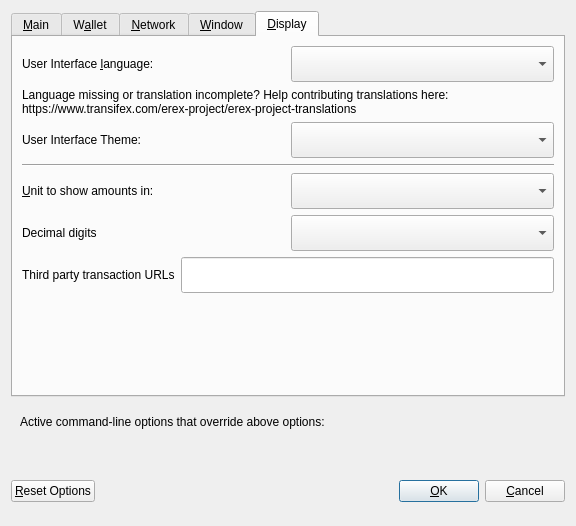
<?xml version="1.0" encoding="UTF-8"?>
<ui version="4.0">
 <class>OptionsDialog</class>
 <widget class="QDialog" name="OptionsDialog">
  <property name="geometry">
   <rect>
    <x>0</x>
    <y>0</y>
    <width>576</width>
    <height>526</height>
   </rect>
  </property>
  <property name="windowTitle">
   <string>Options</string>
  </property>
  <property name="modal">
   <bool>true</bool>
  </property>
  <layout class="QVBoxLayout" name="verticalLayout">
   <item>
    <widget class="QTabWidget" name="tabWidget">
     <property name="currentIndex">
      <number>4</number>
     </property>
     <widget class="QWidget" name="tabMain">
      <attribute name="title">
       <string>&amp;Main</string>
      </attribute>
      <layout class="QVBoxLayout" name="verticalLayout_Main">
       <item>
        <widget class="QCheckBox" name="bitcoinAtStartup">
         <property name="minimumSize">
          <size>
           <width>36</width>
           <height>36</height>
          </size>
         </property>
         <property name="toolTip">
          <string>Automatically start EREX after logging in to the system.</string>
         </property>
         <property name="text">
          <string>&amp;Start EREX on system login</string>
         </property>
        </widget>
       </item>
       <item>
        <layout class="QHBoxLayout" name="horizontalLayout_2_Main">
         <item>
          <widget class="QLabel" name="databaseCacheLabel">
           <property name="text">
            <string>Size of &amp;database cache</string>
           </property>
           <property name="textFormat">
            <enum>Qt::PlainText</enum>
           </property>
           <property name="buddy">
            <cstring>databaseCache</cstring>
           </property>
          </widget>
         </item>
         <item>
          <widget class="QSpinBox" name="databaseCache">
           <property name="minimumSize">
            <size>
             <width>36</width>
             <height>36</height>
            </size>
           </property>
          </widget>
         </item>
         <item>
          <widget class="QLabel" name="databaseCacheUnitLabel">
           <property name="text">
            <string>MB</string>
           </property>
           <property name="textFormat">
            <enum>Qt::PlainText</enum>
           </property>
          </widget>
         </item>
         <item>
          <spacer name="horizontalSpacer_2_Main">
           <property name="orientation">
            <enum>Qt::Horizontal</enum>
           </property>
           <property name="sizeHint" stdset="0">
            <size>
             <width>40</width>
             <height>20</height>
            </size>
           </property>
          </spacer>
         </item>
        </layout>
       </item>
       <item>
        <layout class="QHBoxLayout" name="horizontalLayout_3_Main">
         <item>
          <widget class="QLabel" name="threadsScriptVerifLabel">
           <property name="text">
            <string>Number of script &amp;verification threads</string>
           </property>
           <property name="textFormat">
            <enum>Qt::PlainText</enum>
           </property>
           <property name="buddy">
            <cstring>threadsScriptVerif</cstring>
           </property>
          </widget>
         </item>
         <item>
          <widget class="QSpinBox" name="threadsScriptVerif">
           <property name="minimumSize">
            <size>
             <width>36</width>
             <height>36</height>
            </size>
           </property>
           <property name="toolTip">
            <string>(0 = auto, &lt;0 = leave that many cores free)</string>
           </property>
          </widget>
         </item>
         <item>
          <spacer name="horizontalSpacer_3_Main">
           <property name="orientation">
            <enum>Qt::Horizontal</enum>
           </property>
           <property name="sizeHint" stdset="0">
            <size>
             <width>40</width>
             <height>20</height>
            </size>
           </property>
          </spacer>
         </item>
        </layout>
       </item>
       <item>
        <spacer name="verticalSpacer_Main">
         <property name="orientation">
          <enum>Qt::Vertical</enum>
         </property>
         <property name="sizeHint" stdset="0">
          <size>
           <width>20</width>
           <height>40</height>
          </size>
         </property>
        </spacer>
       </item>
       <item>
        <layout class="QHBoxLayout" name="horizontalLayout_4_Main">
         <item>
          <widget class="QLabel" name="label">
           <property name="toolTip">
            <string>This setting determines the amount of individual masternodes that an input will be anonymized through.&lt;br/&gt;More rounds of anonymization gives a higher degree of privacy, but also costs more in fees.</string>
           </property>
           <property name="text">
            <string>Obfuscation rounds to use</string>
           </property>
          </widget>
         </item>
         <item>
          <widget class="QSpinBox" name="obfuscationRounds">
           <property name="minimumSize">
            <size>
             <width>36</width>
             <height>36</height>
            </size>
           </property>
           <property name="minimum">
            <number>2</number>
           </property>
           <property name="maximum">
            <number>8</number>
           </property>
           <property name="value">
            <number>4</number>
           </property>
          </widget>
         </item>
        </layout>
       </item>
       <item>
        <layout class="QHBoxLayout" name="horizontalLayout">
         <item>
          <widget class="QLabel" name="label_2">
           <property name="toolTip">
            <string>This amount acts as a threshold to turn off Obfuscation once it's reached.</string>
           </property>
           <property name="statusTip">
            <string notr="true"/>
           </property>
           <property name="whatsThis">
            <string notr="true"/>
           </property>
           <property name="accessibleName">
            <string notr="true"/>
           </property>
           <property name="accessibleDescription">
            <string notr="true"/>
           </property>
           <property name="text">
            <string>Amount of EREX to keep anonymized</string>
           </property>
          </widget>
         </item>
         <item>
          <widget class="QSpinBox" name="anonymizeEREX">
           <property name="minimumSize">
            <size>
             <width>36</width>
             <height>36</height>
            </size>
           </property>
           <property name="minimum">
            <number>100</number>
           </property>
           <property name="maximum">
            <number>100000</number>
           </property>
           <property name="singleStep">
            <number>100</number>
           </property>
           <property name="value">
            <number>1000</number>
           </property>
          </widget>
         </item>
        </layout>
       </item>
      </layout>
     </widget>
     <widget class="QWidget" name="tabWallet">
      <attribute name="title">
       <string>W&amp;allet</string>
      </attribute>
      <layout class="QVBoxLayout" name="verticalLayout_Wallet">
       <item>
        <widget class="QGroupBox" name="groupBox">
         <property name="title">
          <string>Expert</string>
         </property>
         <layout class="QVBoxLayout" name="verticalLayout_2">
          <item>
           <widget class="QCheckBox" name="coinControlFeatures">
            <property name="minimumSize">
             <size>
              <width>36</width>
              <height>36</height>
             </size>
            </property>
            <property name="toolTip">
             <string>Whether to show coin control features or not.</string>
            </property>
            <property name="text">
             <string>Enable coin &amp;control features</string>
            </property>
           </widget>
          </item>
          <item>
           <widget class="QCheckBox" name="showMasternodesTab">
            <property name="minimumSize">
             <size>
              <width>36</width>
              <height>36</height>
             </size>
            </property>
            <property name="toolTip">
             <string>Show additional tab listing all your masternodes in first sub-tab&lt;br/&gt;and all masternodes on the network in second sub-tab.</string>
            </property>
            <property name="text">
             <string>Show Masternodes Tab</string>
            </property>
           </widget>
          </item>
          <item>
           <widget class="QCheckBox" name="spendZeroConfChange">
            <property name="minimumSize">
             <size>
              <width>36</width>
              <height>36</height>
             </size>
            </property>
            <property name="toolTip">
             <string>If you disable the spending of unconfirmed change, the change from a transaction&lt;br/&gt;cannot be used until that transaction has at least one confirmation.&lt;br/&gt;This also affects how your balance is computed.</string>
            </property>
            <property name="text">
             <string>&amp;Spend unconfirmed change</string>
            </property>
           </widget>
          </item>
         </layout>
        </widget>
       </item>
       <item>
        <spacer name="verticalSpacer_Wallet">
         <property name="orientation">
          <enum>Qt::Vertical</enum>
         </property>
         <property name="sizeHint" stdset="0">
          <size>
           <width>20</width>
           <height>40</height>
          </size>
         </property>
        </spacer>
       </item>
      </layout>
     </widget>
     <widget class="QWidget" name="tabNetwork">
      <attribute name="title">
       <string>&amp;Network</string>
      </attribute>
      <layout class="QVBoxLayout" name="verticalLayout_Network">
       <item>
        <widget class="QCheckBox" name="mapPortUpnp">
         <property name="minimumSize">
          <size>
           <width>36</width>
           <height>36</height>
          </size>
         </property>
         <property name="toolTip">
          <string>Automatically open the EREX client port on the router. This only works when your router supports UPnP and it is enabled.</string>
         </property>
         <property name="text">
          <string>Map port using &amp;UPnP</string>
         </property>
        </widget>
       </item>
       <item>
        <widget class="QCheckBox" name="allowIncoming">
         <property name="minimumSize">
          <size>
           <width>36</width>
           <height>36</height>
          </size>
         </property>
         <property name="toolTip">
          <string>Accept connections from outside</string>
         </property>
         <property name="text">
          <string>Allow incoming connections</string>
         </property>
        </widget>
       </item>
       <item>
        <widget class="QCheckBox" name="connectSocks">
         <property name="minimumSize">
          <size>
           <width>36</width>
           <height>36</height>
          </size>
         </property>
         <property name="toolTip">
          <string>Connect to the EREX network through a SOCKS5 proxy.</string>
         </property>
         <property name="text">
          <string>&amp;Connect through SOCKS5 proxy (default proxy):</string>
         </property>
        </widget>
       </item>
       <item>
        <layout class="QHBoxLayout" name="horizontalLayout_1_Network">
         <item>
          <widget class="QLabel" name="proxyIpLabel">
           <property name="text">
            <string>Proxy &amp;IP:</string>
           </property>
           <property name="textFormat">
            <enum>Qt::PlainText</enum>
           </property>
           <property name="buddy">
            <cstring>proxyIp</cstring>
           </property>
          </widget>
         </item>
         <item>
          <widget class="QValidatedLineEdit" name="proxyIp">
           <property name="minimumSize">
            <size>
             <width>36</width>
             <height>36</height>
            </size>
           </property>
           <property name="maximumSize">
            <size>
             <width>140</width>
             <height>16777215</height>
            </size>
           </property>
           <property name="toolTip">
            <string>IP address of the proxy (e.g. IPv4: 127.0.0.1 / IPv6: ::1)</string>
           </property>
          </widget>
         </item>
         <item>
          <widget class="QLabel" name="proxyPortLabel">
           <property name="text">
            <string>&amp;Port:</string>
           </property>
           <property name="textFormat">
            <enum>Qt::PlainText</enum>
           </property>
           <property name="buddy">
            <cstring>proxyPort</cstring>
           </property>
          </widget>
         </item>
         <item>
          <widget class="QLineEdit" name="proxyPort">
           <property name="minimumSize">
            <size>
             <width>36</width>
             <height>36</height>
            </size>
           </property>
           <property name="maximumSize">
            <size>
             <width>55</width>
             <height>16777215</height>
            </size>
           </property>
           <property name="toolTip">
            <string>Port of the proxy (e.g. 9050)</string>
           </property>
          </widget>
         </item>
         <item>
          <spacer name="horizontalSpacer_1_Network">
           <property name="orientation">
            <enum>Qt::Horizontal</enum>
           </property>
           <property name="sizeHint" stdset="0">
            <size>
             <width>40</width>
             <height>20</height>
            </size>
           </property>
          </spacer>
         </item>
        </layout>
       </item>
       <item>
        <spacer name="verticalSpacer_Network">
         <property name="orientation">
          <enum>Qt::Vertical</enum>
         </property>
         <property name="sizeHint" stdset="0">
          <size>
           <width>20</width>
           <height>40</height>
          </size>
         </property>
        </spacer>
       </item>
      </layout>
     </widget>
     <widget class="QWidget" name="tabWindow">
      <attribute name="title">
       <string>&amp;Window</string>
      </attribute>
      <layout class="QVBoxLayout" name="verticalLayout_Window">
       <item>
        <widget class="QCheckBox" name="minimizeToTray">
         <property name="minimumSize">
          <size>
           <width>36</width>
           <height>36</height>
          </size>
         </property>
         <property name="toolTip">
          <string>Show only a tray icon after minimizing the window.</string>
         </property>
         <property name="text">
          <string>&amp;Minimize to the tray instead of the taskbar</string>
         </property>
        </widget>
       </item>
       <item>
        <widget class="QCheckBox" name="minimizeOnClose">
         <property name="minimumSize">
          <size>
           <width>36</width>
           <height>36</height>
          </size>
         </property>
         <property name="toolTip">
          <string>Minimize instead of exit the application when the window is closed. When this option is enabled, the application will be closed only after selecting Quit in the menu.</string>
         </property>
         <property name="text">
          <string>M&amp;inimize on close</string>
         </property>
        </widget>
       </item>
       <item>
        <spacer name="verticalSpacer_Window">
         <property name="orientation">
          <enum>Qt::Vertical</enum>
         </property>
         <property name="sizeHint" stdset="0">
          <size>
           <width>20</width>
           <height>40</height>
          </size>
         </property>
        </spacer>
       </item>
      </layout>
     </widget>
     <widget class="QWidget" name="tabDisplay">
      <attribute name="title">
       <string>&amp;Display</string>
      </attribute>
      <layout class="QVBoxLayout" name="verticalLayout_Display">
       <item>
        <layout class="QHBoxLayout" name="horizontalLayout_1_Display">
         <item>
          <widget class="QLabel" name="langLabel">
           <property name="text">
            <string>User Interface &amp;language:</string>
           </property>
           <property name="textFormat">
            <enum>Qt::PlainText</enum>
           </property>
           <property name="buddy">
            <cstring>lang</cstring>
           </property>
          </widget>
         </item>
         <item>
          <widget class="QValueComboBox" name="lang">
           <property name="minimumSize">
            <size>
             <width>36</width>
             <height>36</height>
            </size>
           </property>
           <property name="toolTip">
            <string>The user interface language can be set here. This setting will take effect after restarting EREX.</string>
           </property>
          </widget>
         </item>
        </layout>
       </item>
       <item>
        <widget class="QLabel" name="label_3">
         <property name="toolTip">
          <string notr="true"/>
         </property>
         <property name="statusTip">
          <string notr="true"/>
         </property>
         <property name="whatsThis">
          <string notr="true"/>
         </property>
         <property name="accessibleName">
          <string notr="true"/>
         </property>
         <property name="text">
          <string>Language missing or translation incomplete? Help contributing translations here:
https://www.transifex.com/erex-project/erex-project-translations</string>
         </property>
         <property name="wordWrap">
          <bool>true</bool>
         </property>
         <property name="openExternalLinks">
          <bool>true</bool>
         </property>
         <property name="textInteractionFlags">
          <set>Qt::TextBrowserInteraction</set>
         </property>
        </widget>
       </item>
       <item>
        <layout class="QHBoxLayout" name="horizontalLayout_4_Display" stretch="0,0">
         <item>
          <widget class="QLabel" name="themeLabel">
           <property name="text">
            <string>User Interface Theme:</string>
           </property>
          </widget>
         </item>
         <item>
          <widget class="QValueComboBox" name="theme">
           <property name="minimumSize">
            <size>
             <width>36</width>
             <height>36</height>
            </size>
           </property>
          </widget>
         </item>
        </layout>
       </item>
       <item>
        <widget class="Line" name="line">
         <property name="orientation">
          <enum>Qt::Horizontal</enum>
         </property>
        </widget>
       </item>
       <item>
        <layout class="QHBoxLayout" name="horizontalLayout_2_Display">
         <item>
          <widget class="QLabel" name="unitLabel">
           <property name="text">
            <string>&amp;Unit to show amounts in:</string>
           </property>
           <property name="textFormat">
            <enum>Qt::PlainText</enum>
           </property>
           <property name="buddy">
            <cstring>unit</cstring>
           </property>
          </widget>
         </item>
         <item>
          <widget class="QValueComboBox" name="unit">
           <property name="minimumSize">
            <size>
             <width>36</width>
             <height>36</height>
            </size>
           </property>
           <property name="toolTip">
            <string>Choose the default subdivision unit to show in the interface and when sending coins.</string>
           </property>
          </widget>
         </item>
        </layout>
       </item>
       <item>
        <layout class="QHBoxLayout" name="horizontalLayout_5_Display">
         <item>
          <widget class="QLabel" name="digitsLabel">
           <property name="text">
            <string>Decimal digits</string>
           </property>
          </widget>
         </item>
         <item>
          <widget class="QValueComboBox" name="digits">
           <property name="minimumSize">
            <size>
             <width>36</width>
             <height>36</height>
            </size>
           </property>
          </widget>
         </item>
        </layout>
       </item>
       <item>
        <layout class="QHBoxLayout" name="horizontalLayout_3_Display">
         <item>
          <widget class="QLabel" name="thirdPartyTxUrlsLabel">
           <property name="toolTip">
            <string>Third party URLs (e.g. a block explorer) that appear in the transactions tab as context menu items. %s in the URL is replaced by transaction hash. Multiple URLs are separated by vertical bar |.</string>
           </property>
           <property name="text">
            <string>Third party transaction URLs</string>
           </property>
           <property name="buddy">
            <cstring>thirdPartyTxUrls</cstring>
           </property>
          </widget>
         </item>
         <item>
          <widget class="QLineEdit" name="thirdPartyTxUrls">
           <property name="minimumSize">
            <size>
             <width>36</width>
             <height>36</height>
            </size>
           </property>
           <property name="toolTip">
            <string>Third party URLs (e.g. a block explorer) that appear in the transactions tab as context menu items. %s in the URL is replaced by transaction hash. Multiple URLs are separated by vertical bar |.</string>
           </property>
          </widget>
         </item>
        </layout>
       </item>
       <item>
        <spacer name="verticalSpacer">
         <property name="orientation">
          <enum>Qt::Vertical</enum>
         </property>
         <property name="sizeHint" stdset="0">
          <size>
           <width>20</width>
           <height>40</height>
          </size>
         </property>
        </spacer>
       </item>
      </layout>
     </widget>
    </widget>
   </item>
   <item>
    <widget class="QFrame" name="frame">
     <layout class="QVBoxLayout" name="verticalLayout_Bottom">
      <item>
       <layout class="QHBoxLayout" name="horizontalLayout_Bottom">
        <item>
         <widget class="QLabel" name="overriddenByCommandLineInfoLabel">
          <property name="text">
           <string>Active command-line options that override above options:</string>
          </property>
          <property name="textFormat">
           <enum>Qt::PlainText</enum>
          </property>
         </widget>
        </item>
        <item>
         <spacer name="horizontalSpacer_Bottom">
          <property name="orientation">
           <enum>Qt::Horizontal</enum>
          </property>
          <property name="sizeHint" stdset="0">
           <size>
            <width>40</width>
            <height>20</height>
           </size>
          </property>
         </spacer>
        </item>
       </layout>
      </item>
      <item>
       <widget class="QLabel" name="overriddenByCommandLineLabel">
        <property name="text">
         <string/>
        </property>
        <property name="textFormat">
         <enum>Qt::PlainText</enum>
        </property>
        <property name="wordWrap">
         <bool>true</bool>
        </property>
       </widget>
      </item>
     </layout>
    </widget>
   </item>
   <item>
    <layout class="QHBoxLayout" name="horizontalLayout_Buttons">
     <item>
      <widget class="QPushButton" name="resetButton">
       <property name="toolTip">
        <string>Reset all client options to default.</string>
       </property>
       <property name="text">
        <string>&amp;Reset Options</string>
       </property>
       <property name="autoDefault">
        <bool>false</bool>
       </property>
      </widget>
     </item>
     <item>
      <spacer name="horizontalSpacer_1">
       <property name="orientation">
        <enum>Qt::Horizontal</enum>
       </property>
       <property name="sizeHint" stdset="0">
        <size>
         <width>40</width>
         <height>48</height>
        </size>
       </property>
      </spacer>
     </item>
     <item>
      <widget class="QLabel" name="statusLabel">
       <property name="minimumSize">
        <size>
         <width>200</width>
         <height>0</height>
        </size>
       </property>
       <property name="font">
        <font>
         <weight>75</weight>
         <bold>true</bold>
        </font>
       </property>
       <property name="text">
        <string/>
       </property>
       <property name="textFormat">
        <enum>Qt::PlainText</enum>
       </property>
       <property name="wordWrap">
        <bool>true</bool>
       </property>
      </widget>
     </item>
     <item>
      <spacer name="horizontalSpacer_2">
       <property name="orientation">
        <enum>Qt::Horizontal</enum>
       </property>
       <property name="sizeHint" stdset="0">
        <size>
         <width>40</width>
         <height>48</height>
        </size>
       </property>
      </spacer>
     </item>
     <item>
      <widget class="QPushButton" name="okButton">
       <property name="text">
        <string>&amp;OK</string>
       </property>
       <property name="autoDefault">
        <bool>false</bool>
       </property>
       <property name="default">
        <bool>true</bool>
       </property>
      </widget>
     </item>
     <item>
      <widget class="QPushButton" name="cancelButton">
       <property name="text">
        <string>&amp;Cancel</string>
       </property>
       <property name="autoDefault">
        <bool>false</bool>
       </property>
      </widget>
     </item>
    </layout>
   </item>
  </layout>
 </widget>
 <customwidgets>
  <customwidget>
   <class>QValidatedLineEdit</class>
   <extends>QLineEdit</extends>
   <header>qvalidatedlineedit.h</header>
  </customwidget>
  <customwidget>
   <class>QValueComboBox</class>
   <extends>QComboBox</extends>
   <header>qvaluecombobox.h</header>
  </customwidget>
 </customwidgets>
 <resources/>
 <connections/>
</ui>
